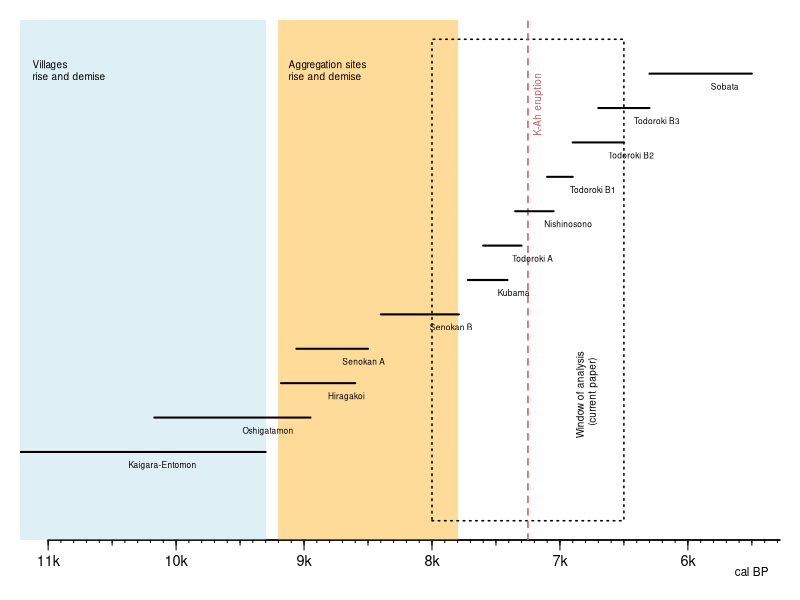

The R script that drew this image:
library(here)
library(plotrix)
pdf(file=here('figures_and_tables','figure_chronology.pdf'),width=4.75,height=3.5)
par(mar=c(3,1,1,1))
plot(NULL,xlim=c(11000,5500),ylim=c(0,7),xlab='',ylab='',axes=F)
axis(1, at=seq(11000, 5000, -1000), labels=paste(seq(11, 5, -1), 'k', sep=''), cex.axis=0.87, mgp=c(3, 0.5, 0))
axis(1,at=seq(11000,5000,-500),labels=F,tck=-0.01)
axis(1,at=seq(11000,5000,-100),labels=F,tck=-0.005)
mtext('cal BP',side=1,line=1,at=5500,cex=0.7)
rect(xleft=11600,xright=9300,ybottom=-1,ytop=11,col=adjustcolor('lightblue',0.4),border=NA)
#rect(xleft=10800,xright=10500,ybottom=-1,ytop=11,col=adjustcolor('lightblue',1),border=NA)
rect(xleft=9200,xright=7800,ybottom=-1,ytop=11,col=adjustcolor('orange',0.4),border=NA)
rect(xleft=8000,xright=6500,ybottom=0,ytop=7,col=NULL,lwd=1.5,lty=3)
abline(v=7250,lty=2,col='indianred',lwd=1.5)
text(7200,6.2,'K-Ah eruption',cex=0.6,col='indianred',pos=1,srt=90)

text(6850,2,'Window of analysis \n (current paper)',cex=0.6,pos=1,srt=90)


lines(c(11600,9300),c(1,1),lwd=2) #Kaigara-Entomon
lines(c(10170,8950),c(1.5,1.5),lwd=2) #Oshigatamon
lines(c(9180,8600),c(2,2),lwd=2) #Hiragakoi
lines(c(9060,8500),c(2.5,2.5),lwd=2) #Senokan A
lines(c(8400,7790),c(3,3),lwd=2) #Senokan B
lines(c(7720,7410),c(3.5,3.5),lwd=2) #Kubama
lines(c(7600,7300),c(4,4),lwd=2) #Todoroki A
lines(c(7350,7050),c(4.5,4.5),lwd=2) #Nishinosono
lines(c(7100,6900),c(5,5),lwd=2) #Todoroki B1
lines(c(6900,6500),c(5.5,5.5),lwd=2) #Todoroki B2
lines(c(6700,6300),c(6,6),lwd=2) #Todoroki B3
lines(c(6300,5500),c(6.5,6.5),lwd=2) #Sobata

text(11200,6.5,'Villages \nrise and demise',cex=0.6,pos=4)
text(9200,6.5,'Aggregation sites \nrise and demise',cex=0.6,pos=4)
# text(10700,5,'Large circular settlements (peak)',cex=0.6,pos=1,srt=90)
off=-0.2
text(x=median(c(11600,9300)),y=1+off,'Kaigara-Entomon',cex=0.5,pos=4)
text(x=median(c(10170,8950)),y=1.5+off,'Oshigatamon',cex=0.5,pos=4)
text(x=median(c(9180,8600)),y=2.0+off,'Hiragakoi',cex=0.5,pos=4)
text(x=median(c(9060,8500)),y=2.5+off,'Senokan A',cex=0.5,pos=4)
text(x=median(c(8400,7790)),y=3.0+off,'Senokan B',cex=0.5,pos=4)
text(x=median(c(7720,7410)),y=3.5+off,'Kubama',cex=0.5,pos=4)
text(x=median(c(7600,7300)),y=4.0+off,'Todoroki A',cex=0.5,pos=4)
text(x=median(c(7350,7050)),y=4.5+off,'Nishinosono',cex=0.5,pos=4)
text(x=median(c(7100,6900)),y=5.0+off,'Todoroki B1',cex=0.5,pos=4)
text(x=median(c(6900,6500)),y=5.5+off,'Todoroki B2',cex=0.5,pos=4)
text(x=median(c(6700,6300)),y=6.0+off,'Todoroki B3',cex=0.5,pos=4)
text(x=median(c(6300,5500)),y=6.5+off,'Sobata',cex=0.5,pos=4)
dev.off()
